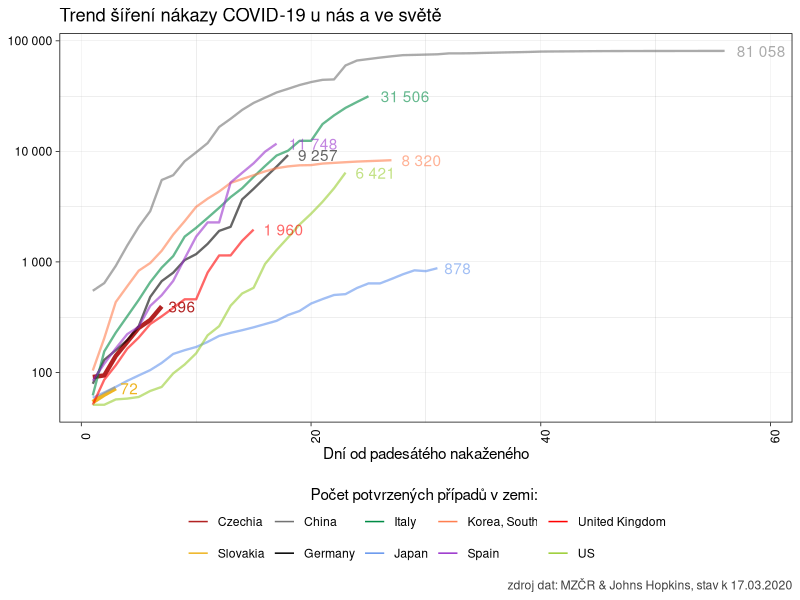
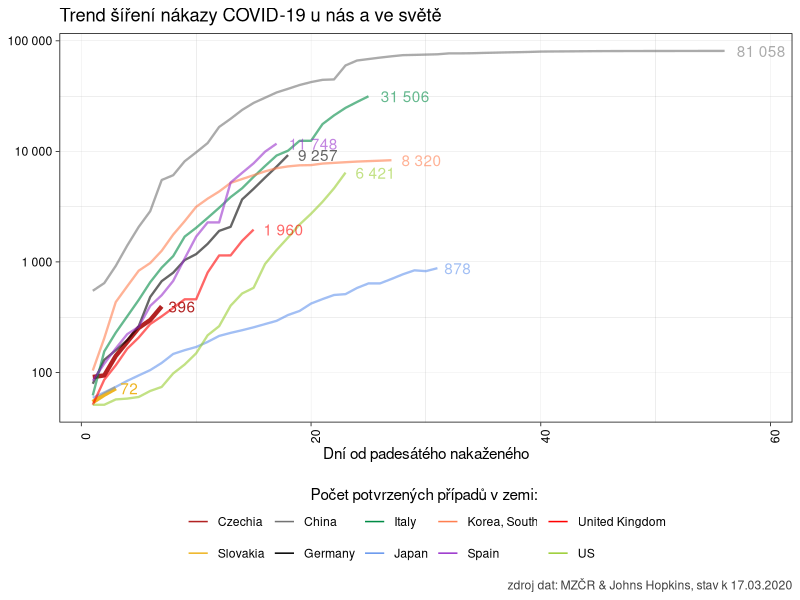

R code for these plots, in order:
# pro srovnání...

library(tidyverse)

clean_data <- read_csv2("./data/raw_data.csv") %>%
  filter(zeme %in% c(
    "China", "Italy", "Japan", "Korea, South", "Czechia",
    "United Kingdom", "Slovakia", "Germany", "Spain", "US"
  ) & pocet > 0) %>%
  mutate(zeme = fct_relevel(as.factor(zeme), c("Czechia", "Slovakia"))) %>%
  group_by(zeme, datum) %>%
  summarise(pocet = sum(pocet)) %>%
  filter(pocet > 50) %>% # před 50 nemocnými je to hodně volatilní...
  group_by(zeme) %>%
  arrange(datum) %>%
  mutate(den = row_number())


ggplot(data = clean_data, aes(x = den, y = pocet, color = zeme, alpha = zeme)) +
  geom_line(aes(size = zeme)) +
  geom_text(
    data = slice(clean_data, which.max(den)),
    aes(x = den, y = pocet, label = formatC(pocet, big.mark = " ", format = "f", digits = 0)),
    hjust = -.25, show.legend = F
  ) +
  labs(
    title = "Trend šíření nákazy COVID-19 u nás a ve světě",
    color = "Počet potvrzených případů v zemi: ",
    x = "Dní od padesátého nakaženého",
    y = "Počet nakažených (log scale)",
    caption = paste("zdroj dat: MZČR & Johns Hopkins, stav k", max(clean_data$datum) %>%
      format(format = "%d.%m.%Y"))
  ) +
  scale_x_continuous(limits = c(1, max(clean_data$den) + 3)) +
  scale_y_log10(labels = scales::number_format()) +
  scale_color_manual(
    values = c(
      "Czechia" = "firebrick",
      "Slovakia" = "goldenrod2",
      "China" = "gray45",
      "Italy" = "springgreen4",
      "Japan" = "cornflowerblue",
      "Korea, South" = "coral",
      "United Kingdom" = "red",
      "Germany" = "black",
      "US" = "yellowgreen",
      "Spain" = "darkorchid"
    ),
    guide = guide_legend(
      title.position = "top",
      title.hjust = 0.5,
      override.aes = list(size = 2)
    )
  ) +
  scale_alpha_manual(
    values = c(
      "Czechia" = 1,
      "Slovakia" = 1,
      "China" = .6,
      "Italy" = .6,
      "Japan" = .6,
      "Korea, South" = .6,
      "United Kingdom" = .6,
      "Germany" = .6,
      "Spain" = .6,
      "US" = .6
    ),
    guide = guide_none()
  ) +
  scale_size_manual(
    values = c(
      "Czechia" = 1.5,
      "Slovakia" = 1.5,
      "China" = .8,
      "Italy" = .8,
      "Japan" = .8,
      "Korea, South" = .8,
      "United Kingdom" = .8,
      "Germany" = .8,
      "Spain" = .8,
      "US" = .8
    ),
    guide = guide_none()
  ) +
  theme_linedraw() +
  theme(
    axis.text.x = element_text(angle = 90),
    axis.title.y = element_blank(),
    panel.grid.major = element_line(color = "gray75"),
    plot.caption = element_text(color = "gray25"),
    legend.position = "bottom"
  )

ggsave("./img/cizina.png", dpi = 300, units = "cm", width = 25, height = 20)
